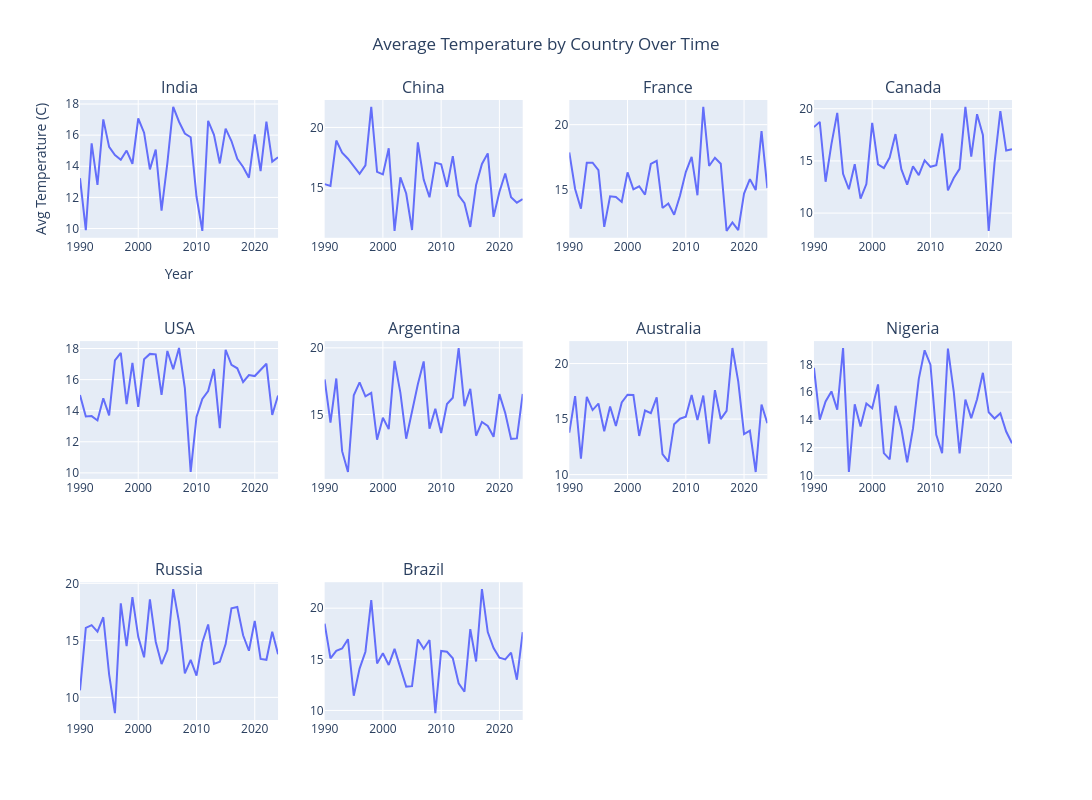

Notebook code for this chart:
### Code cell
# Trend Analysis Over Time
df['Year'] = pd.to_datetime(df['Year'], format='%Y')

# Get the list of unique countries
countries = df['Country'].unique()

# Create subplots
fig = sp.make_subplots(rows=3, cols=4, shared_xaxes=False,
                      subplot_titles=countries)

# Loop through each country and add to the subplot
for i, country in enumerate(countries):

    country_data = df[df['Country'] == country]
    yearly_avg_temp = country_data.groupby('Year')['Average_Temperature_C'].mean().reset_index()

    # Determine row and column for the subplot
    row = (i // 4) + 1
    col = (i % 4) + 1

    # Create line plot for each country and add to the subplot
    fig.add_trace(
        px.line(yearly_avg_temp,
               x='Year',
               y='Average_Temperature_C',
               title=f'Avg Temp in: {country}').data[0],
        row=row, col=col)
# Update layout for the subplots
fig.update_layout(
    height=800, width=1200, 
    title_text="Average Temperature by Country Over Time\n", 
    showlegend=False,
    xaxis_title='Year',
    yaxis_title='Avg Temperature (C)',
    title_x=0.5
)
# Show the figure
fig.show()

### Figure 1 — Plotly figure (JSON) as saved in the notebook; plotly's stock layout.template omitted (floating-point values rounded to 4 significant figures)
{"data": [{"hovertemplate": "Year=%{x}<br>Average_Temperature_C=%{y}<extra></extra>", "legendgroup": "", "line": {"color": "#636efa", "dash": "solid"}, "marker": {"symbol": "circle"}, "mode": "lines", "name": "", "orientation": "v", "showlegend": false, "type": "scatter", "x": ["1990-01-01T00:00:00", "1991-01-01T00:00:00", "1992-01-01T00:00:00", "1993-01-01T00:00:00", "1994-01-01T00:00:00", "1995-01-01T00:00:00", "1996-01-01T00:00:00", "1997-01-01T00:00:00", "1998-01-01T00:00:00", "1999-01-01T00:00:00", "2000-01-01T00:00:00", "2001-01-01T00:00:00", "2002-01-01T00:00:00", "2003-01-01T00:00:00", "2004-01-01T00:00:00", "2005-01-01T00:00:00", "2006-01-01T00:00:00", "2007-01-01T00:00:00", "2008-01-01T00:00:00", "2009-01-01T00:00:00", "2010-01-01T00:00:00", "2011-01-01T00:00:00", "2012-01-01T00:00:00", "2013-01-01T00:00:00", "2014-01-01T00:00:00", "2015-01-01T00:00:00", "2016-01-01T00:00:00", "2017-01-01T00:00:00", "2018-01-01T00:00:00", "2019-01-01T00:00:00", "2020-01-01T00:00:00", "2021-01-01T00:00:00", "2022-01-01T00:00:00", "2023-01-01T00:00:00", "2024-01-01T00:00:00"], "xaxis": "x", "y": [13.23, 9.892, 15.47, 12.81, 17.01, 15.25, 14.72, 14.42, 15.01, 14.16, 17.07, 16.16, 13.8, 15.07, 11.16, 14.22, 17.81, 16.86, 16.11, 15.86, 12.06, 9.85, 16.91, 16.02, 14.18, 16.41, 15.62, 14.48, 13.96, 13.27, 16.04, 13.69, 16.86, 14.3, 14.58], "yaxis": "y"}, {"hovertemplate": "Year=%{x}<br>Average_Temperature_C=%{y}<extra></extra>", "legendgroup": "", "line": {"color": "#636efa", "dash": "solid"}, "marker": {"symbol": "circle"}, "mode": "lines", "name": "", "orientation": "v", "showlegend": false, "type": "scatter", "x": ["1990-01-01T00:00:00", "1991-01-01T00:00:00", "1992-01-01T00:00:00", "1993-01-01T00:00:00", "1994-01-01T00:00:00", "1995-01-01T00:00:00", "1996-01-01T00:00:00", "1997-01-01T00:00:00", "1998-01-01T00:00:00", "1999-01-01T00:00:00", "2000-01-01T00:00:00", "2001-01-01T00:00:00", "2002-01-01T00:00:00", "2003-01-01T00:00:00", "2004-01-01T00:00:00", "2005-01-01T00:00:00", "2006-01-01T00:00:00", "2007-01-01T00:00:00", "2008-01-01T00:00:00", "2009-01-01T00:00:00", "2010-01-01T00:00:00", "2011-01-01T00:00:00", "2012-01-01T00:00:00", "2013-01-01T00:00:00", "2014-01-01T00:00:00", "2015-01-01T00:00:00", "2016-01-01T00:00:00", "2017-01-01T00:00:00", "2018-01-01T00:00:00", "2019-01-01T00:00:00", "2020-01-01T00:00:00", "2021-01-01T00:00:00", "2022-01-01T00:00:00", "2023-01-01T00:00:00", "2024-01-01T00:00:00"], "xaxis": "x2", "y": [15.34, 15.19, 18.92, 17.92, 17.43, 16.77, 16.19, 16.89, 21.69, 16.34, 16.13, 18.29, 11.48, 15.9, 14.56, 11.55, 18.77, 15.71, 14.25, 17.1, 16.97, 15.1, 17.64, 14.42, 13.77, 11.81, 15.27, 16.99, 17.87, 12.64, 14.68, 16.21, 14.26, 13.81, 14.1], "yaxis": "y2"}, {"hovertemplate": "Year=%{x}<br>Average_Temperature_C=%{y}<extra></extra>", "legendgroup": "", "line": {"color": "#636efa", "dash": "solid"}, "marker": {"symbol": "circle"}, "mode": "lines", "name": "", "orientation": "v", "showlegend": false, "type": "scatter", "x": ["1990-01-01T00:00:00", "1991-01-01T00:00:00", "1992-01-01T00:00:00", "1993-01-01T00:00:00", "1994-01-01T00:00:00", "1995-01-01T00:00:00", "1996-01-01T00:00:00", "1997-01-01T00:00:00", "1998-01-01T00:00:00", "1999-01-01T00:00:00", "2000-01-01T00:00:00", "2001-01-01T00:00:00", "2002-01-01T00:00:00", "2003-01-01T00:00:00", "2004-01-01T00:00:00", "2005-01-01T00:00:00", "2006-01-01T00:00:00", "2007-01-01T00:00:00", "2008-01-01T00:00:00", "2009-01-01T00:00:00", "2010-01-01T00:00:00", "2011-01-01T00:00:00", "2012-01-01T00:00:00", "2013-01-01T00:00:00", "2014-01-01T00:00:00", "2015-01-01T00:00:00", "2016-01-01T00:00:00", "2017-01-01T00:00:00", "2018-01-01T00:00:00", "2019-01-01T00:00:00", "2020-01-01T00:00:00", "2021-01-01T00:00:00", "2022-01-01T00:00:00", "2023-01-01T00:00:00", "2024-01-01T00:00:00"], "xaxis": "x3", "y": [17.86, 15.06, 13.55, 17.08, 17.08, 16.5, 12.16, 14.5, 14.45, 14.07, 16.34, 15.03, 15.27, 14.63, 16.98, 17.22, 13.61, 13.96, 13.1, 14.55, 16.37, 17.53, 14.58, 21.36, 16.83, 17.46, 17.0, 11.85, 12.5, 11.91, 14.72, 15.82, 14.98, 19.5, 15.13], "yaxis": "y3"}, {"hovertemplate": "Year=%{x}<br>Average_Temperature_C=%{y}<extra></extra>", "legendgroup": "", "line": {"color": "#636efa", "dash": "solid"}, "marker": {"symbol": "circle"}, "mode": "lines", "name": "", "orientation": "v", "showlegend": false, "type": "scatter", "x": ["1990-01-01T00:00:00", "1991-01-01T00:00:00", "1992-01-01T00:00:00", "1993-01-01T00:00:00", "1994-01-01T00:00:00", "1995-01-01T00:00:00", "1996-01-01T00:00:00", "1997-01-01T00:00:00", "1998-01-01T00:00:00", "1999-01-01T00:00:00", "2000-01-01T00:00:00", "2001-01-01T00:00:00", "2002-01-01T00:00:00", "2003-01-01T00:00:00", "2004-01-01T00:00:00", "2005-01-01T00:00:00", "2006-01-01T00:00:00", "2007-01-01T00:00:00", "2008-01-01T00:00:00", "2009-01-01T00:00:00", "2010-01-01T00:00:00", "2011-01-01T00:00:00", "2012-01-01T00:00:00", "2013-01-01T00:00:00", "2014-01-01T00:00:00", "2015-01-01T00:00:00", "2016-01-01T00:00:00", "2017-01-01T00:00:00", "2018-01-01T00:00:00", "2019-01-01T00:00:00", "2020-01-01T00:00:00", "2021-01-01T00:00:00", "2022-01-01T00:00:00", "2023-01-01T00:00:00", "2024-01-01T00:00:00"], "xaxis": "x4", "y": [18.24, 18.74, 13.0, 16.6, 19.6, 13.76, 12.28, 14.68, 11.39, 12.78, 18.64, 14.66, 14.32, 15.33, 17.57, 14.21, 12.73, 14.48, 13.63, 15.05, 14.44, 14.59, 17.62, 12.18, 13.36, 14.24, 20.18, 15.42, 19.47, 17.49, 8.296, 14.83, 19.76, 15.99, 16.13], "yaxis": "y4"}, {"hovertemplate": "Year=%{x}<br>Average_Temperature_C=%{y}<extra></extra>", "legendgroup": "", "line": {"color": "#636efa", "dash": "solid"}, "marker": {"symbol": "circle"}, "mode": "lines", "name": "", "orientation": "v", "showlegend": false, "type": "scatter", "x": ["1990-01-01T00:00:00", "1991-01-01T00:00:00", "1992-01-01T00:00:00", "1993-01-01T00:00:00", "1994-01-01T00:00:00", "1995-01-01T00:00:00", "1996-01-01T00:00:00", "1997-01-01T00:00:00", "1998-01-01T00:00:00", "1999-01-01T00:00:00", "2000-01-01T00:00:00", "2001-01-01T00:00:00", "2002-01-01T00:00:00", "2003-01-01T00:00:00", "2004-01-01T00:00:00", "2005-01-01T00:00:00", "2006-01-01T00:00:00", "2007-01-01T00:00:00", "2008-01-01T00:00:00", "2009-01-01T00:00:00", "2010-01-01T00:00:00", "2011-01-01T00:00:00", "2012-01-01T00:00:00", "2013-01-01T00:00:00", "2014-01-01T00:00:00", "2015-01-01T00:00:00", "2016-01-01T00:00:00", "2017-01-01T00:00:00", "2018-01-01T00:00:00", "2019-01-01T00:00:00", "2020-01-01T00:00:00", "2021-01-01T00:00:00", "2022-01-01T00:00:00", "2023-01-01T00:00:00", "2024-01-01T00:00:00"], "xaxis": "x5", "y": [15.0, 13.63, 13.65, 13.37, 14.8, 13.7, 17.24, 17.72, 14.42, 17.08, 14.24, 17.31, 17.65, 17.63, 15.01, 17.84, 16.67, 18.03, 15.46, 10.06, 13.6, 14.75, 15.26, 16.67, 12.88, 17.92, 16.96, 16.73, 15.85, 16.29, 16.23, 16.63, 17.02, 13.73, 14.98], "yaxis": "y5"}, {"hovertemplate": "Year=%{x}<br>Average_Temperature_C=%{y}<extra></extra>", "legendgroup": "", "line": {"color": "#636efa", "dash": "solid"}, "marker": {"symbol": "circle"}, "mode": "lines", "name": "", "orientation": "v", "showlegend": false, "type": "scatter", "x": ["1990-01-01T00:00:00", "1991-01-01T00:00:00", "1992-01-01T00:00:00", "1993-01-01T00:00:00", "1994-01-01T00:00:00", "1995-01-01T00:00:00", "1996-01-01T00:00:00", "1997-01-01T00:00:00", "1998-01-01T00:00:00", "1999-01-01T00:00:00", "2000-01-01T00:00:00", "2001-01-01T00:00:00", "2002-01-01T00:00:00", "2003-01-01T00:00:00", "2004-01-01T00:00:00", "2005-01-01T00:00:00", "2006-01-01T00:00:00", "2007-01-01T00:00:00", "2008-01-01T00:00:00", "2009-01-01T00:00:00", "2010-01-01T00:00:00", "2011-01-01T00:00:00", "2012-01-01T00:00:00", "2013-01-01T00:00:00", "2014-01-01T00:00:00", "2015-01-01T00:00:00", "2016-01-01T00:00:00", "2017-01-01T00:00:00", "2018-01-01T00:00:00", "2019-01-01T00:00:00", "2020-01-01T00:00:00", "2021-01-01T00:00:00", "2022-01-01T00:00:00", "2023-01-01T00:00:00", "2024-01-01T00:00:00"], "xaxis": "x6", "y": [17.63, 14.39, 17.7, 12.25, 10.69, 16.45, 17.41, 16.36, 16.62, 13.11, 14.76, 13.9, 19.02, 16.65, 13.19, 15.37, 17.27, 18.98, 13.94, 15.43, 13.61, 15.79, 16.25, 19.99, 15.62, 16.92, 13.41, 14.44, 14.14, 13.33, 16.53, 15.12, 13.17, 13.21, 16.55], "yaxis": "y6"}, {"hovertemplate": "Year=%{x}<br>Average_Temperature_C=%{y}<extra></extra>", "legendgroup": "", "line": {"color": "#636efa", "dash": "solid"}, "marker": {"symbol": "circle"}, "mode": "lines", "name": "", "orientation": "v", "showlegend": false, "type": "scatter", "x": ["1990-01-01T00:00:00", "1991-01-01T00:00:00", "1992-01-01T00:00:00", "1993-01-01T00:00:00", "1994-01-01T00:00:00", "1995-01-01T00:00:00", "1996-01-01T00:00:00", "1997-01-01T00:00:00", "1998-01-01T00:00:00", "1999-01-01T00:00:00", "2000-01-01T00:00:00", "2001-01-01T00:00:00", "2002-01-01T00:00:00", "2003-01-01T00:00:00", "2004-01-01T00:00:00", "2005-01-01T00:00:00", "2006-01-01T00:00:00", "2007-01-01T00:00:00", "2008-01-01T00:00:00", "2009-01-01T00:00:00", "2010-01-01T00:00:00", "2011-01-01T00:00:00", "2012-01-01T00:00:00", "2013-01-01T00:00:00", "2014-01-01T00:00:00", "2015-01-01T00:00:00", "2016-01-01T00:00:00", "2017-01-01T00:00:00", "2018-01-01T00:00:00", "2019-01-01T00:00:00", "2020-01-01T00:00:00", "2021-01-01T00:00:00", "2022-01-01T00:00:00", "2023-01-01T00:00:00", "2024-01-01T00:00:00"], "xaxis": "x7", "y": [13.78, 17.07, 11.43, 16.99, 15.81, 16.4, 13.9, 16.13, 14.39, 16.49, 17.19, 17.18, 13.48, 15.77, 15.54, 16.95, 11.86, 11.16, 14.54, 15.04, 15.22, 17.18, 14.91, 17.12, 12.8, 17.6, 15.0, 15.73, 21.4, 18.4, 13.65, 13.95, 10.24, 16.32, 14.63], "yaxis": "y7"}, {"hovertemplate": "Year=%{x}<br>Average_Temperature_C=%{y}<extra></extra>", "legendgroup": "", "line": {"color": "#636efa", "dash": "solid"}, "marker": {"symbol": "circle"}, "mode": "lines", "name": "", "orientation": "v", "showlegend": false, "type": "scatter", "x": ["1990-01-01T00:00:00", "1991-01-01T00:00:00", "1992-01-01T00:00:00", "1993-01-01T00:00:00", "1994-01-01T00:00:00", "1995-01-01T00:00:00", "1996-01-01T00:00:00", "1997-01-01T00:00:00", "1998-01-01T00:00:00", "1999-01-01T00:00:00", "2000-01-01T00:00:00", "2001-01-01T00:00:00", "2002-01-01T00:00:00", "2003-01-01T00:00:00", "2004-01-01T00:00:00", "2005-01-01T00:00:00", "2006-01-01T00:00:00", "2007-01-01T00:00:00", "2008-01-01T00:00:00", "2009-01-01T00:00:00", "2010-01-01T00:00:00", "2011-01-01T00:00:00", "2012-01-01T00:00:00", "2013-01-01T00:00:00", "2014-01-01T00:00:00", "2015-01-01T00:00:00", "2016-01-01T00:00:00", "2017-01-01T00:00:00", "2018-01-01T00:00:00", "2019-01-01T00:00:00", "2020-01-01T00:00:00", "2021-01-01T00:00:00", "2022-01-01T00:00:00", "2023-01-01T00:00:00", "2024-01-01T00:00:00"], "xaxis": "x8", "y": [17.75, 14.02, 15.32, 16.05, 14.73, 19.17, 10.25, 15.12, 13.52, 15.18, 14.84, 16.55, 11.61, 11.16, 15.01, 13.38, 10.95, 13.37, 16.95, 19.01, 17.98, 12.93, 11.6, 19.13, 16.02, 11.6, 15.47, 14.12, 15.49, 17.39, 14.55, 14.1, 14.48, 13.16, 12.31], "yaxis": "y8"}, {"hovertemplate": "Year=%{x}<br>Average_Temperature_C=%{y}<extra></extra>", "legendgroup": "", "line": {"color": "#636efa", "dash": "solid"}, "marker": {"symbol": "circle"}, "mode": "lines", "name": "", "orientation": "v", "showlegend": false, "type": "scatter", "x": ["1990-01-01T00:00:00", "1991-01-01T00:00:00", "1992-01-01T00:00:00", "1993-01-01T00:00:00", "1994-01-01T00:00:00", "1995-01-01T00:00:00", "1996-01-01T00:00:00", "1997-01-01T00:00:00", "1998-01-01T00:00:00", "1999-01-01T00:00:00", "2000-01-01T00:00:00", "2001-01-01T00:00:00", "2002-01-01T00:00:00", "2003-01-01T00:00:00", "2004-01-01T00:00:00", "2005-01-01T00:00:00", "2006-01-01T00:00:00", "2007-01-01T00:00:00", "2008-01-01T00:00:00", "2009-01-01T00:00:00", "2010-01-01T00:00:00", "2011-01-01T00:00:00", "2012-01-01T00:00:00", "2013-01-01T00:00:00", "2014-01-01T00:00:00", "2015-01-01T00:00:00", "2016-01-01T00:00:00", "2017-01-01T00:00:00", "2018-01-01T00:00:00", "2019-01-01T00:00:00", "2020-01-01T00:00:00", "2021-01-01T00:00:00", "2022-01-01T00:00:00", "2023-01-01T00:00:00", "2024-01-01T00:00:00"], "xaxis": "x9", "y": [10.62, 16.09, 16.33, 15.76, 17.03, 12.02, 8.621, 18.25, 14.5, 18.78, 15.31, 13.51, 18.6, 14.88, 12.92, 14.14, 19.49, 16.6, 12.11, 13.3, 11.91, 14.81, 16.39, 12.94, 13.12, 14.67, 17.81, 17.92, 15.45, 14.09, 16.71, 13.37, 13.29, 15.75, 13.79], "yaxis": "y9"}, {"hovertemplate": "Year=%{x}<br>Average_Temperature_C=%{y}<extra></extra>", "legendgroup": "", "line": {"color": "#636efa", "dash": "solid"}, "marker": {"symbol": "circle"}, "mode": "lines", "name": "", "orientation": "v", "showlegend": false, "type": "scatter", "x": ["1990-01-01T00:00:00", "1991-01-01T00:00:00", "1992-01-01T00:00:00", "1993-01-01T00:00:00", "1994-01-01T00:00:00", "1995-01-01T00:00:00", "1996-01-01T00:00:00", "1997-01-01T00:00:00", "1998-01-01T00:00:00", "1999-01-01T00:00:00", "2000-01-01T00:00:00", "2001-01-01T00:00:00", "2002-01-01T00:00:00", "2003-01-01T00:00:00", "2004-01-01T00:00:00", "2005-01-01T00:00:00", "2006-01-01T00:00:00", "2007-01-01T00:00:00", "2008-01-01T00:00:00", "2009-01-01T00:00:00", "2010-01-01T00:00:00", "2011-01-01T00:00:00", "2012-01-01T00:00:00", "2013-01-01T00:00:00", "2014-01-01T00:00:00", "2015-01-01T00:00:00", "2016-01-01T00:00:00", "2017-01-01T00:00:00", "2018-01-01T00:00:00", "2019-01-01T00:00:00", "2020-01-01T00:00:00", "2021-01-01T00:00:00", "2022-01-01T00:00:00", "2023-01-01T00:00:00", "2024-01-01T00:00:00"], "xaxis": "x10", "y": [18.49, 15.09, 15.83, 16.06, 16.96, 11.43, 14.09, 15.74, 20.79, 14.59, 15.6, 14.44, 16.02, 14.07, 12.33, 12.37, 16.94, 16.03, 16.89, 9.737, 15.82, 15.74, 15.1, 12.65, 11.82, 17.95, 14.78, 21.87, 17.67, 16.1, 15.16, 14.99, 15.65, 13.01, 17.65], "yaxis": "y10"}], "layout": {"annotations": [{"font": {"size": 16}, "showarrow": false, "text": "India", "x": 0.1062, "xanchor": "center", "xref": "paper", "y": 1, "yanchor": "bottom", "yref": "paper"}, {"font": {"size": 16}, "showarrow": false, "text": "China", "x": 0.3688, "xanchor": "center", "xref": "paper", "y": 1, "yanchor": "bottom", "yref": "paper"}, {"font": {"size": 16}, "showarrow": false, "text": "France", "x": 0.6313, "xanchor": "center", "xref": "paper", "y": 1, "yanchor": "bottom", "yref": "paper"}, {"font": {"size": 16}, "showarrow": false, "text": "Canada", "x": 0.8938, "xanchor": "center", "xref": "paper", "y": 1, "yanchor": "bottom", "yref": "paper"}, {"font": {"size": 16}, "showarrow": false, "text": "USA", "x": 0.1062, "xanchor": "center", "xref": "paper", "y": 0.6111, "yanchor": "bottom", "yref": "paper"}, {"font": {"size": 16}, "showarrow": false, "text": "Argentina", "x": 0.3688, "xanchor": "center", "xref": "paper", "y": 0.6111, "yanchor": "bottom", "yref": "paper"}, {"font": {"size": 16}, "showarrow": false, "text": "Australia", "x": 0.6313, "xanchor": "center", "xref": "paper", "y": 0.6111, "yanchor": "bottom", "yref": "paper"}, {"font": {"size": 16}, "showarrow": false, "text": "Nigeria", "x": 0.8938, "xanchor": "center", "xref": "paper", "y": 0.6111, "yanchor": "bottom", "yref": "paper"}, {"font": {"size": 16}, "showarrow": false, "text": "Russia", "x": 0.1062, "xanchor": "center", "xref": "paper", "y": 0.2222, "yanchor": "bottom", "yref": "paper"}, {"font": {"size": 16}, "showarrow": false, "text": "Brazil", "x": 0.3688, "xanchor": "center", "xref": "paper", "y": 0.2222, "yanchor": "bottom", "yref": "paper"}], "height": 800, "showlegend": false, "title": {"text": "Average Temperature by Country Over Time\n", "x": 0.5}, "width": 1200, "xaxis": {"anchor": "y", "domain": [0, 0.2125], "title": {"text": "Year"}}, "xaxis10": {"anchor": "y10", "domain": [0.2625, 0.475]}, "xaxis11": {"anchor": "y11", "domain": [0.525, 0.7375]}, "xaxis12": {"anchor": "y12", "domain": [0.7875, 1]}, "xaxis2": {"anchor": "y2", "domain": [0.2625, 0.475]}, "xaxis3": {"anchor": "y3", "domain": [0.525, 0.7375]}, "xaxis4": {"anchor": "y4", "domain": [0.7875, 1]}, "xaxis5": {"anchor": "y5", "domain": [0, 0.2125]}, "xaxis6": {"anchor": "y6", "domain": [0.2625, 0.475]}, "xaxis7": {"anchor": "y7", "domain": [0.525, 0.7375]}, "xaxis8": {"anchor": "y8", "domain": [0.7875, 1]}, "xaxis9": {"anchor": "y9", "domain": [0, 0.2125]}, "yaxis": {"anchor": "x", "domain": [0.7778, 1], "title": {"text": "Avg Temperature (C)"}}, "yaxis10": {"anchor": "x10", "domain": [0, 0.2222]}, "yaxis11": {"anchor": "x11", "domain": [0, 0.2222]}, "yaxis12": {"anchor": "x12", "domain": [0, 0.2222]}, "yaxis2": {"anchor": "x2", "domain": [0.7778, 1]}, "yaxis3": {"anchor": "x3", "domain": [0.7778, 1]}, "yaxis4": {"anchor": "x4", "domain": [0.7778, 1]}, "yaxis5": {"anchor": "x5", "domain": [0.3889, 0.6111]}, "yaxis6": {"anchor": "x6", "domain": [0.3889, 0.6111]}, "yaxis7": {"anchor": "x7", "domain": [0.3889, 0.6111]}, "yaxis8": {"anchor": "x8", "domain": [0.3889, 0.6111]}, "yaxis9": {"anchor": "x9", "domain": [0, 0.2222]}}}
